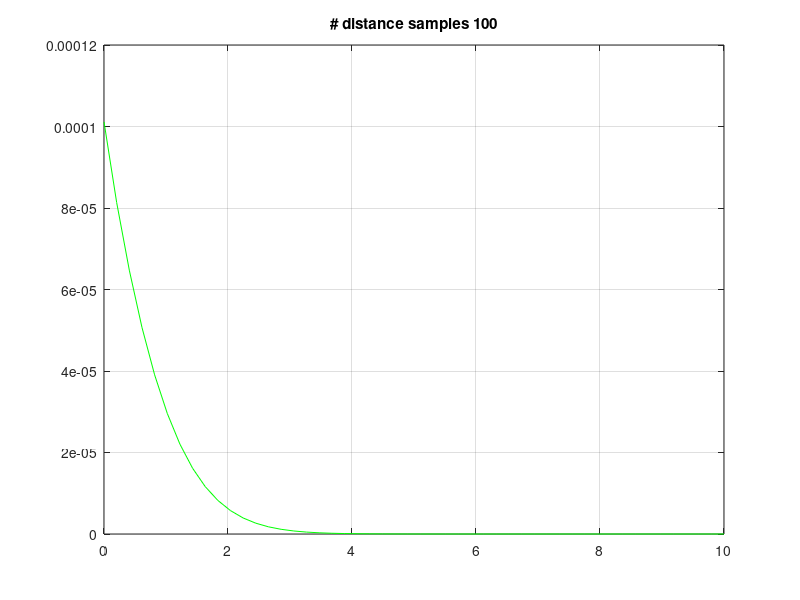

Write the MATLAB code that produced this figure. (Note: this script raises an error after producing the figure.)
close all;
clear all;
clc;

% Distance to the target
distance = 10;

% Radius is the distance from the point where the ray intersects the sensor
% plane.
nRadii = 50;
rMax = 10;
r = linspace(0,rMax,nRadii)';
dRadii = r(2)-r(1);

binEdges = r;
binWidth = binEdges(2)-binEdges(1);
binCenters = binWidth/2:binWidth:binEdges(end);

% Initial light intensity
I0 = 1;

% Scattering coefficient
b = 0.001;

% Phase function
nAngles = 1000;
angleMax = 90;
angles = linspace(0,angleMax,nAngles);
dAngles = angles(2)-angles(1);

angleDistr = exp(-((angles-0).^2)/100);
angleDistr = angleDistr/(sum(angleDistr));


for nDistSamples = 100;
    
    %% The 'Ground Truth' model
    %  We approximate the integral.
    
    % Equal width distance intervals along the ray
    d = linspace(0,distance,nDistSamples);
    dDist = d(2) - d(1);
    
    R = repmat(r,[1 nDistSamples]);
    D = repmat(d,[nRadii 1]);
    Dprim = distance - D;
    Ddiag = sqrt(R.^2 + D.^2);
    
    alpha = max(atand(R./D),0);
    
    % VSF
    beta = b*interp1(angles,angleDistr,alpha(:),'linear',0);
    beta = reshape(beta,[nRadii nDistSamples]);
    
    
    tmp = exp(-b*Ddiag).*beta.*exp(-b*Dprim);
    Ir = sum(tmp,2)*I0*dDist;
    
    
    figure;
    hold on; grid on; box on;
    title(sprintf('# distance samples %i',nDistSamples));
    plot(r,Ir,'g');
    
    %{
    %% Uniform distance sampling
    
    numRays = 10000;
    uf.rr = zeros(numRays,1);
    uf.angle = zeros(numRays,1);
    uf.int = zeros(numRays,1);
    for i=1:numRays;
        
        uf.d(i) = rand(1,1)*distance;
        uf.angle(i) = drawFromDistribution(angles,angleDistr);
        uf.rr(i) = uf.d(i)*tand(uf.angle(i));
 
        bt = b*interp1(angles,angleDistr,uf.angle(i),'linear',0);
        uf.int(i) = exp(-b*(distance-uf.d(i)))*bt*exp(-b*(sqrt(uf.d(i).^2+uf.rr(i).^2)))*I0;
    end
    
    
    binIndx = discretize(uf.rr(:),binEdges);
    validLocs = ~isnan(binIndx(:));
    uf.IrEst = accumarray(binIndx(validLocs),uf.int(validLocs));
    uf.numRays = accumarray(binIndx(validLocs),ones(sum(validLocs),1));
    
    ufIrEst = zeros(length(binCenters),1);
    ufIrEst(1:length(uf.IrEst)) = uf.IrEst; %./uf.numRays;
    
    % plot(binCenters(:),ufIrEst,'b','LineWidth',2);
    
    
    %% Non-Uniform distance sampling
    
    
    dstDistr = 1:length(d);
    dstDistr = dstDistr/(sum(dstDistr));
    
    nf.rr = zeros(numRays,1);
    nf.angle = zeros(numRays,1);
    nf.int = zeros(numRays,1);
    for i=1:numRays;
                
        nf.d(i) = drawFromDistribution(d,dstDistr);
        nf.angle(i) = drawFromDistribution(angles,angleDistr);
        nf.rr(i) = nf.d(i)*tand(nf.angle(i));
 
        bt = b*interp1(angles,angleDistr,nf.angle(i),'linear',0);
        nf.int(i) = exp(-b*(distance-nf.d(i)))*bt*exp(-b*(sqrt(nf.d(i).^2+nf.rr(i).^2)))*I0;
    end 
    
    binIndx = discretize(nf.rr(:),binEdges);
    validLocs = ~isnan(binIndx(:));
    nf.IrEst = accumarray(binIndx(validLocs),nf.int(validLocs));
    nf.numRays = accumarray(binIndx(validLocs),ones(sum(validLocs),1));
    
    nfIrEst = zeros(length(binCenters),1);
    nfIrEst(1:length(nf.IrEst)) = nf.IrEst; %./nf.numRays;
    
    %}
    
    %% Correct model
    numRays = 50000;
    cr.rr = zeros(numRays,1);
    cr.angle = zeros(numRays,1);
    cr.int = zeros(numRays,1);
    for i=1:numRays;
        
        cr.d(i) = rand(1,1)*distance;
        cr.angle(i) = drawFromDistribution(angles,angleDistr);
        cr.rr(i) = cr.d(i)*tand(cr.angle(i));
 
        bt = b*interp1(angles,angleDistr,cr.angle(i),'linear',0);
        cr.int(i) = exp(-b*(distance-cr.d(i)))*bt*exp(-b*(sqrt(cr.d(i).^2+cr.rr(i).^2)))*I0*dDist;
    end
    
    
    
    % First we need to bin the rays by radius and by distance at which
    % stattering occured. Next we average by the number of rays from a
    % particular distance, and sum them up.
    
    distBinId = discretize(cr.d,d);
    radBinId = discretize(cr.rr,binEdges);
    validLocs = ~isnan(radBinId(:));
    
    radBinId = radBinId(validLocs);
    distBinId = distBinId(validLocs);
    int = cr.int(validLocs);
    
    TMP = accumarray([radBinId(:), distBinId(:)],int);
    CNT = accumarray([radBinId(:), distBinId(:)],ones(length(int),1));
    TMP = TMP./CNT;
    TMP(isnan(TMP)) = 0;
    crIrEst = zeros(length(binCenters),1);
    crIrEst(1:size(TMP,1)) = sum(TMP,2);
    
    
    plot(binCenters(:),crIrEst,'mx');
    
    %{
    probDGivenR = CNT./repmat(sum(CNT,2),[1 size(CNT,2)]);
    figure;
    hold on; grid on; box on;
    plot(probDGivenR');
    %}
    
    %% Model where we weight by probability
    
    numRays = 50000;
    pw.rr = zeros(numRays,1);
    pw.angle = zeros(numRays,1);
    pw.int = zeros(numRays,1);
    pw.weight = zeros(numRays,1);
    for i=1:numRays;
        
        pw.d(i) = rand(1,1)*distance;
        pw.angle(i) = drawFromDistribution(angles,angleDistr);
        pw.rr(i) = pw.d(i)*tand(pw.angle(i));
 
        pw.weight(i) = interp1(binEdges,probRgivenD(pw.d(i),angles(:),angleDistr(:),binEdges),pw.rr(i));
        
        bt = b*interp1(angles,angleDistr,pw.angle(i),'linear',0);
        pw.int(i) = exp(-b*(distance-pw.d(i)))*bt*exp(-b*(sqrt(pw.d(i).^2+pw.rr(i).^2)))*I0*dDist;
        
    end
    
    radBinId = discretize(pw.rr,binEdges);
    validLocs = ~isnan(radBinId(:));
    

    int = pw.int(validLocs).*pw.weight(validLocs);
    
    TMP = accumarray(radBinId(:),int);
    CNT = accumarray(radBinId(:), pw.weight(validLocs));
    TMP = TMP./CNT;
    TMP(isnan(TMP)) = 0;
    
    pwIrEst = zeros(length(binCenters),1);
    pwIrEst(1:size(TMP,1)) = TMP;
    
    
    plot(binCenters(:),pwIrEst/max(pwIrEst)*max(crIrEst),'co');
    
    
    
end
